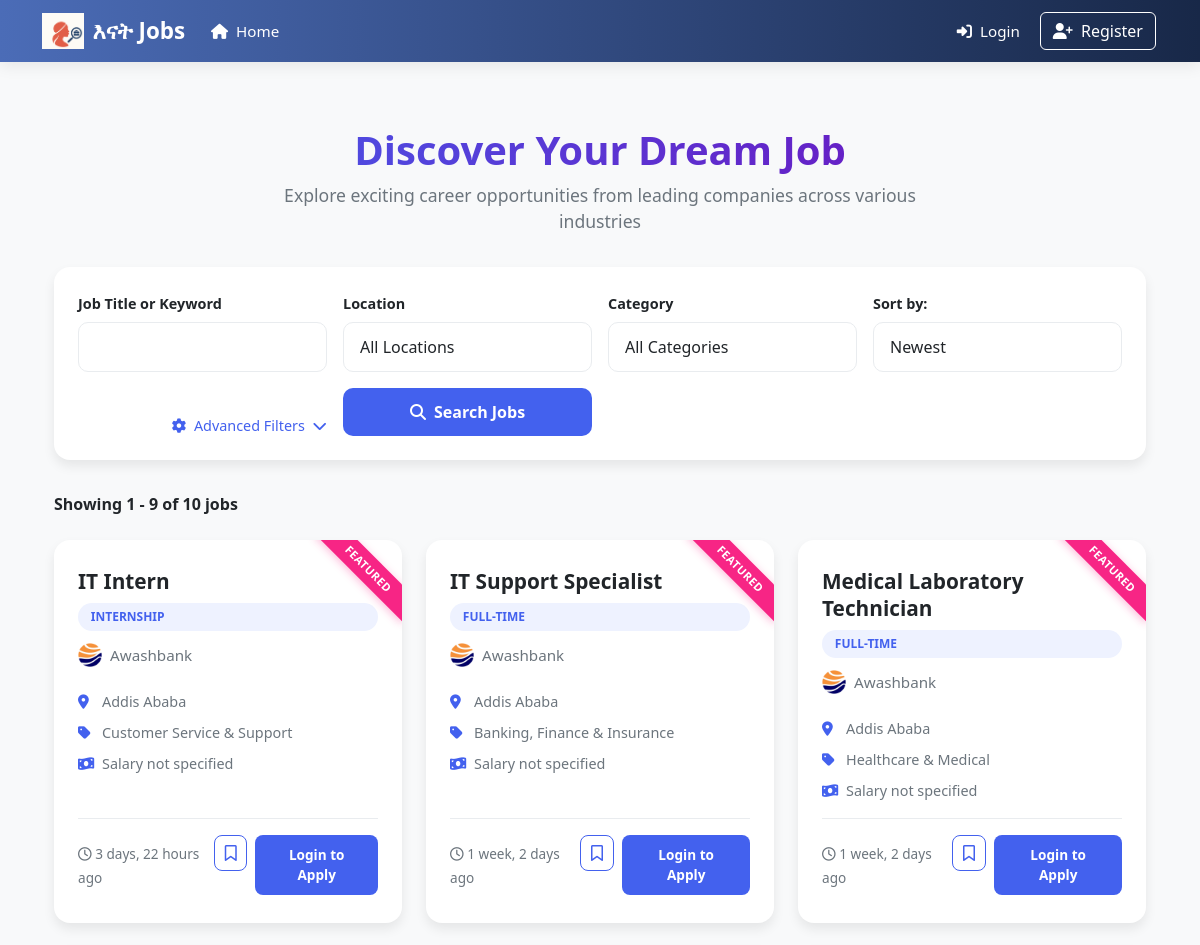
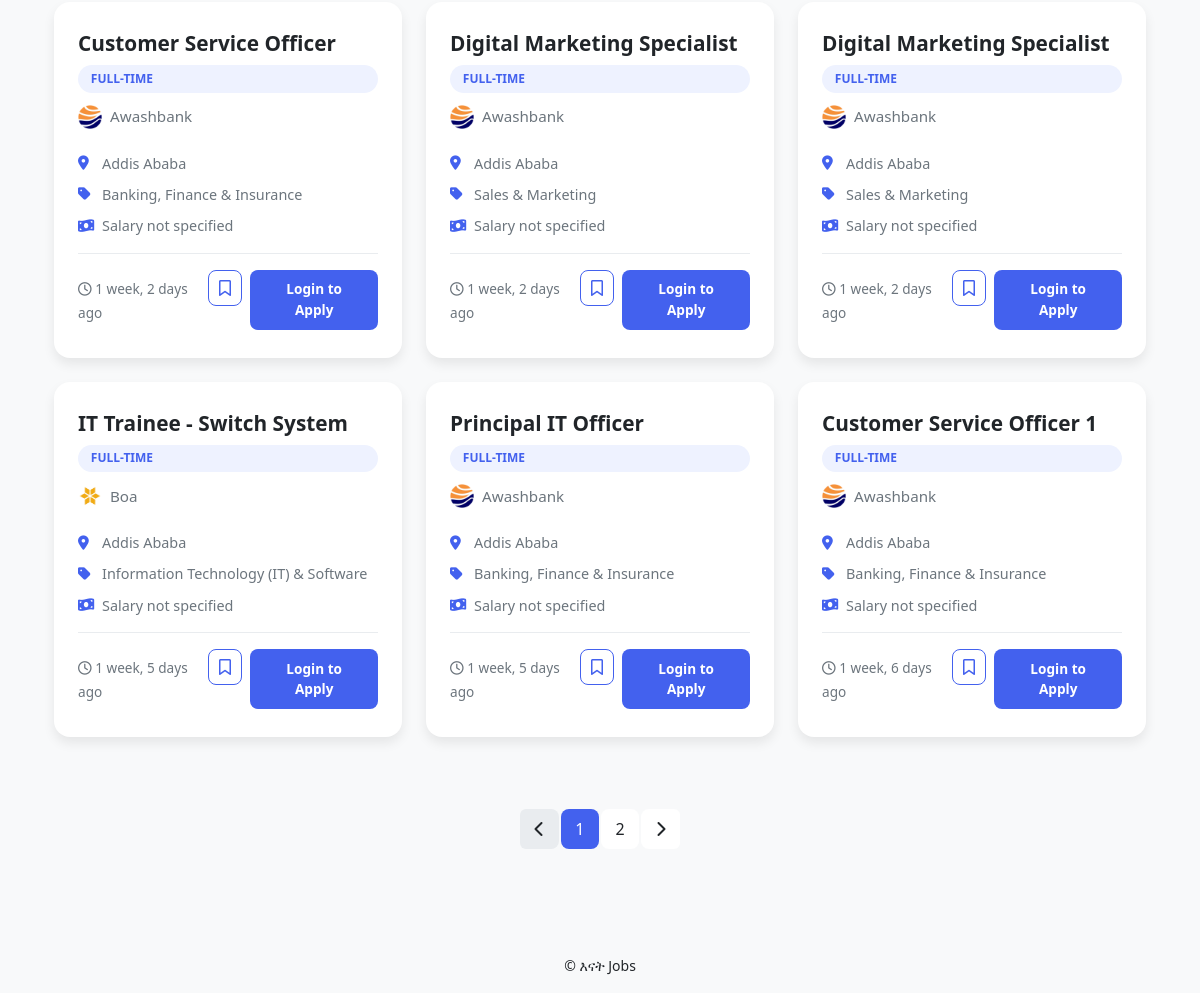
The page /browse_jobs/ on the database its author committed (2 pictures, top to bottom).
### job/models.py (models this page shows, shortened)
class Job(models.Model):
    employer = models.ForeignKey(EmployerProfile, on_delete=models.CASCADE)
    title = models.CharField(max_length=255)
    description = models.TextField()
    category = models.ForeignKey(JobCategory, on_delete=models.SET_NULL, null=True)
    required_skills = models.ManyToManyField("Skill", blank=True)
    location = models.CharField(max_length=255)
    job_type = models.CharField(max_length=50, choices=[('full-time','Full-time'),('part-time','Part-time'),('internship','Internship')])
    salary_range = models.CharField(max_length=50, blank=True)
    posted_on = models.DateTimeField(auto_now_add=True)
    deadline = models.DateField()
    is_active = models.BooleanField(default=True)  # 👈 new field

class EmployerProfile(models.Model):
    user = models.OneToOneField(User, on_delete=models.CASCADE)
    comapany_name = models.CharField(max_length=255)
    website = models.URLField(blank=True, null=True)
    About_company = models.TextField(blank=True, null=True)
    contact_phone = models.CharField(max_length=15, blank=True, null=True)
    contact_email = models.EmailField(blank=True, null=True)
    address = models.CharField(max_length=255, blank=True, null=True)
    logo = models.ImageField(upload_to='company_logos/', blank=True, null=True)
    linkedin_url = models.URLField(blank=True, null=True)
    twitter_url = models.URLField(blank=True, null=True)
    facebook_url = models.URLField(blank=True, null=True)

class User(AbstractUser):
    is_employer = models.BooleanField(default=False)
    is_job_seeker = models.BooleanField(default=False)
    phone_number = models.CharField(max_length=15, blank=True, null=True)
    groups = models.ManyToManyField(
        'auth.Group',
        related_name='job_user_groups',  # Add this
        blank=True,
        help_text='The groups this user belongs to.',
        verbose_name='groups'
    )
    user_permissions = models.ManyToManyField(
        'auth.Permission',
        related_name='job_user_permissions',  # Add this
        blank=True,
        help_text='Specific permissions for this user.',
        verbose_name='user permissions'
    )

class JobCategory(models.Model):
    name = models.CharField(max_length=100)

### job/views.py (the view, shortened to what this page needs)
# urls.py: path('browse_jobs/',views.browse_jobs, name='browse_jobs'),
def browse_jobs(request):
    ethiopian_cities = [
        "Addis Ababa", "Mekelle", "Gondar", "Adama", "Bahir Dar", "Dire Dawa",
        "Hawassa", "Jimma", "Shashamane", "Bishoftu", "Sodo", "Arba Minch",
        "Jijiga", "Hosaena", "Kombolcha", "Dila", "Nekemte", "Debre Birhan",
        "Debre Markos", "Asella", "Debre Tabor", "Burayu", "Adigrat", "Weldiya",
        "Shire Inda Selassie", "Bale Robe", "Boditi", "Butajira", "Gambela",
        "Harar", "Mizan Teferi", "Semera", "Bule Hora", "Welkite", "Wukro"
    ]
    search_query = request.GET.get('search', '')
    location_query = request.GET.get('location', '')
    category_query = request.GET.get('category', '')
    job_type_query = request.GET.get('job_type', '')
    sort_query = request.GET.get('sort', 'newest')  # default sorting
    jobs = Job.objects.filter(deadline__gte=timezone.now(), is_active=True)
    if location_query:
        jobs = jobs.filter(location__iexact=location_query)
    if category_query:
        jobs = jobs.filter(category_id=category_query)
    if sort_query == "relevance" and request.user.is_authenticated:
        try:
            seeker_profile = request.user.seekerprofile
            seeker_skills = seeker_profile.skills.all()
            job_list = []
            for job in jobs:
                job_skills = job.required_skills.all()
                skill_match_ratio = 0
                if job_skills.exists() and seeker_skills.exists():
                    matched_skills = job_skills.filter(id__in=seeker_skills.values_list('id', flat=True))
                    skill_match_ratio = matched_skills.count() / job_skills.count()
                location_match = 1 if seeker_profile.location and seeker_profile.location.lower() in job.location.lower() else 0
                total_score = skill_match_ratio * 2 + location_match
                job.skill_match_ratio = round(skill_match_ratio * 100)  # for display
                job.location_match = location_match
                job.total_score = total_score
                job_list.append(job)
            job_list = sorted(job_list, key=lambda j: (j.total_score, j.posted_on.timestamp()), reverse=True)
        except AttributeError:
            job_list = jobs.order_by('-posted_on')
    else:
        job_list = jobs.order_by('-posted_on')
    paginator = Paginator(job_list, 9)
    page_number = request.GET.get('page')
    jobs_page = paginator.get_page(page_number)
    if request.user.is_authenticated:
        applied_jobs_ids = set(
            JobApplication.objects.filter(applicant=request.user, job__in=job_list)
            .values_list('job_id', flat=True)
        )
    else:
        applied_jobs_ids = set()
    context = {
        'jobs': jobs_page,
        'search_query': search_query,
        'location_query': location_query,
        'category_query': category_query,
        'job_type_query': job_type_query,
        'sort_query': sort_query,
        'categories': JobCategory.objects.all(),
        'applied_jobs_ids': applied_jobs_ids,
        'ethiopian_cities': ethiopian_cities,
    }
    return render(request, 'job/browse_jobs.html', context)

### job/templates/job/browse_jobs.html (shortened to what this page needs)
{% extends 'seeker_base.html' %}
{% load static %}
{% block content %}
<div class="job-listing-container">
<div class="container">
    <div class="job-header">
        <h2>Discover Your Dream Job</h2>
        <p>Explore exciting career opportunities from leading companies across various industries</p>
    </div>
    <div class="search-section">
       <form method="get" action="{% url 'browse_jobs' %}" class="job-search-form">
    <div class="form-group">
        <label for="search">Job Title or Keyword</label>
        <input type="text" id="search" name="search" value="{{ search_query }}" class="form-control search-input">
    </div>
   <div class="form-group">
    <label for="location">Location</label>
    <select id="location" name="location" class="form-control search-input">
        <option value="">All Locations</option>
    </select>
</div>
    <div class="form-group">
        <label for="category">Category</label>
        <select id="category" name="category" class="form-control search-input">
            <option value="">All Categories</option>
        </select>
    </div>
    <div class="form-group">
        <label for="sort">Sort by:</label>
        <select id="sort" name="sort" class="form-control search-input">
            <option value="newest" {% if sort_query == "newest" %}selected{% endif %}>Newest</option>
        </select>
    </div>
    <div class="advanced-toggle" id="advancedToggle">
        <i class="fas fa-cog me-1"></i> Advanced Filters <i class="fas fa-chevron-down ms-1"></i>
    </div>
    <div class="form-group">
        <button type="submit" class="btn btn-primary btn-search w-100">
            <i class="fas fa-search me-1"></i> Search Jobs
        </button>
    </div>
</form>
    </div>
    <div class="results-info">
        <div class="results-count">
            {% if jobs.paginator.count == 0 %}
                No jobs found
            {% else %}
                Showing {{ jobs.start_index }} - {{ jobs.end_index }} of {{ jobs.paginator.count }} jobs
            {% endif %}
        </div>
    </div>
    <div class="row">
        {% for job in jobs %}
        <div class="col-lg-4 col-md-6 mb-4">
            <div class="job-card position-relative">
                {% if forloop.counter <= 3 %}
                <div class="job-featured-badge">Featured</div>
                {% endif %}
                <a href="{% url 'view_jobdetail' job.id %}" class="text-decoration-none">
                    <h3 class="job-title">{{ job.title }}</h3>
                </a>
                <span class="job-type">{{ job.get_job_type_display }}</span>
                <div class="job-company">
                    {% if job.employer.logo %}
                    <img src="{{ job.employer.logo.url }}" alt="{{ job.employer.user.username }} logo">
                    {% else %}
                    <i class="fas fa-building"></i>
                    {% endif %}
                    <span>{{ job.employer.user.username|title }}</span>
                </div>
                <div class="job-meta">
                    <div class="job-meta-item">
                        <i class="fas fa-map-marker-alt"></i>
                        <span>{{ job.location }}</span>
                    </div>
                    <div class="job-meta-item">
                        <i class="fas fa-tag"></i>
                        <span>{{ job.category.name }}</span>
                    </div>
                    <div class="job-meta-item">
                        <i class="fas fa-money-bill-wave"></i>
                        <span>
                            {% if job.salary %}
                                ${{ job.salary|floatformat:0 }}/year
                            {% else %}
                                Salary not specified
                            {% endif %}
                        </span>
                    </div>
                </div>
                <div class="job-card-footer">
                    <div>
                        <small class="job-posted"><i class="far fa-clock"></i> {{ job.posted_on|timesince }} ago</small>
                    </div>
                    <div class="d-flex gap-2">
                        <a href="{% url 'toggle_save_job' job.id %}" class="btn-bookmark {% if job.id in saved_jobs %}saved{% endif %}" title="Save job">
                            <i class="{% if job.id in saved_jobs %}fas{% else %}far{% endif %} fa-bookmark"></i>
                        </a>
                      {% if user.is_authenticated %}
    {% if job.id in applied_jobs_ids %}
        <button class="btn btn-secondary w-100" disabled>
            <i class="fas fa-check me-1"></i>Already Applied
        </button>
    {% else %}
        <a href="{% url 'view_jobdetail' job.id %}" class="btn btn-primary btn-job">Apply Now</a>
    {% endif %}
{% else %}
    <a href="{% url 'login' %}" class="btn btn-primary btn-job">Login to Apply</a>
{% endif %}
                    </div>
                </div>
            </div>
        </div>
        {% endfor %}
    </div>
    {% if jobs.has_other_pages %}
    <nav aria-label="Job listings pagination">
        <ul class="pagination justify-content-center">
            {% if jobs.has_previous %}
                <li class="page-item">
                    <a class="page-link" href="?page={{ jobs.previous_page_number }}{% for key, value in request.GET.items %}{% if key != 'page' %}&{{ key }}={{ value }}{% endif %}{% endfor %}" aria-label="Previous">
                        <i class="fas fa-chevron-left"></i>
                    </a>
                </li>
            {% else %}
                <li class="page-item disabled">
                    <a class="page-link" href="#" tabindex="-1" aria-disabled="true">
                        <i class="fas fa-chevron-left"></i>
                    </a>
                </li>
            {% endif %}
            {% for i in jobs.paginator.page_range %}
                {% if jobs.number == i %}
                    <li class="page-item active" aria-current="page">
                        <a class="page-link" href="#">{{ i }}</a>
                    </li>
                {% elif i > jobs.number|add:'-3' and i < jobs.number|add:'3' %}
                    <li class="page-item">
                        <a class="page-link" href="?page={{ i }}{% for key, value in request.GET.items %}{% if key != 'page' %}&{{ key }}={{ value }}{% endif %}{% endfor %}">{{ i }}</a>
                    </li>
                {% endif %}
            {% endfor %}
            {% if jobs.has_next %}
                <li class="page-item">
                    <a class="page-link" href="?page={{ jobs.next_page_number }}{% for key, value in request.GET.items %}{% if key != 'page' %}&{{ key }}={{ value }}{% endif %}{% endfor %}" aria-label="Next">
                        <i class="fas fa-chevron-right"></i>
                    </a>
                </li>
            {% else %}
                <li class="page-item disabled">
                    <a class="page-link" href="#" tabindex="-1" aria-disabled="true">
                        <i class="fas fa-chevron-right"></i>
                    </a>
                </li>
            {% endif %}
        </ul>
    </nav>
    {% endif %}
</div>
</div>
{% endblock content %}

### rows shown on the page
Job: shows "FEATURED", title "IT Intern", job_type "INTERNSHIP", employer.logo (picture), employer.user.username "Awashbank", location "Addis Ababa", category.name "Customer Service & Support", posted_on "3 days, 22 hours"
Job: shows "FEATURED", title "IT Support Specialist", job_type "FULL-TIME", employer.logo (picture), employer.user.username "Awashbank", location "Addis Ababa", category.name "Banking, Finance & Insurance", posted_on "1 week, 2 days"
Job: shows "FEATURED", title "Medical Laboratory Technician", job_type "FULL-TIME", employer.logo (picture), employer.user.username "Awashbank", location "Addis Ababa", category.name "Healthcare & Medical", posted_on "1 week, 2 days"
Job: title "Customer Service Officer", job_type "FULL-TIME", employer.logo (picture), employer.user.username "Awashbank", location "Addis Ababa", category.name "Banking, Finance & Insurance", posted_on "1 week, 2 days"
Job: title "Digital Marketing Specialist", job_type "FULL-TIME", employer.logo (picture), employer.user.username "Awashbank", location "Addis Ababa", category.name "Sales & Marketing", posted_on "1 week, 2 days"
Job: title "Digital Marketing Specialist", job_type "FULL-TIME", employer.logo (picture), employer.user.username "Awashbank", location "Addis Ababa", category.name "Sales & Marketing", posted_on "1 week, 2 days"
Job: title "IT Trainee - Switch System", job_type "FULL-TIME", employer.logo (picture), employer.user.username "Boa", location "Addis Ababa", category.name "Information Technology (IT) & Software", posted_on "1 week, 5 days"
Job: title "Principal IT Officer", job_type "FULL-TIME", employer.logo (picture), employer.user.username "Awashbank", location "Addis Ababa", category.name "Banking, Finance & Insurance", posted_on "1 week, 5 days"
Job: title "Customer Service Officer 1", job_type "FULL-TIME", employer.logo (picture), employer.user.username "Awashbank", location "Addis Ababa", category.name "Banking, Finance & Insurance", posted_on "1 week, 6 days"

### other values the page prints
{{ jobs.start_index }} "1"
{{ jobs.end_index }} "9"
{{ jobs.paginator.count }} "10"
{{ i }} "1"
{{ i }} "2"
